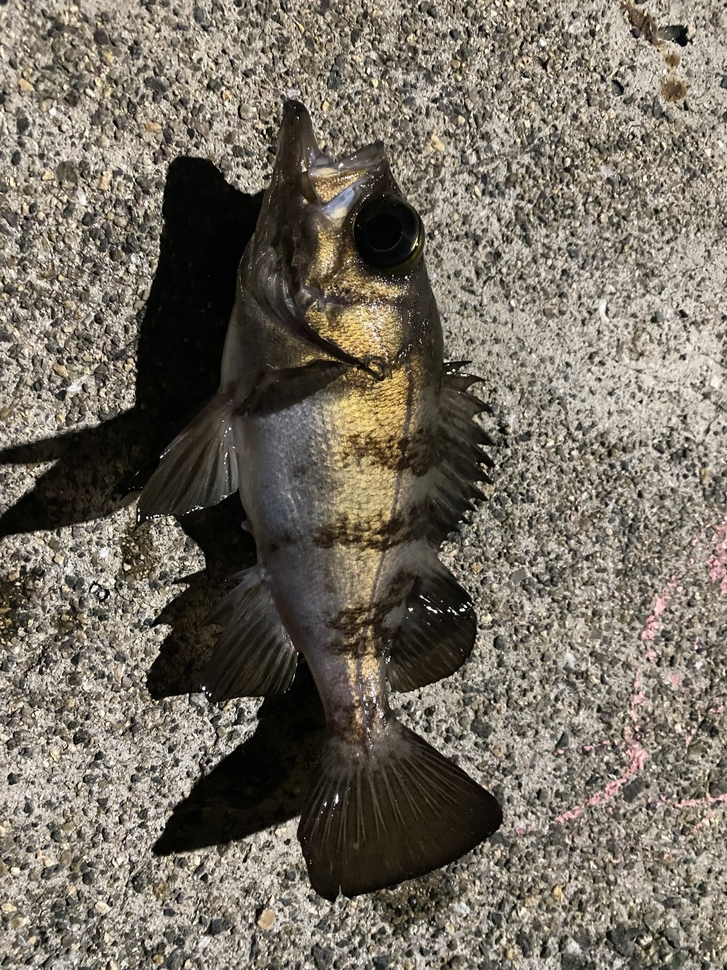
#> input picture IMG_5478.jpeg, 727 x 970 px, shrunk from 3024 x 4032 before the run
$ python test.py
#> lines starting #> are read from the running program, lines starting #| are printed output that depends on the picture; after the words box and inside, x2 and y2 are one past the last pixel; in counts of white or black regions, pixels touching at a corner belong together
import cv2
import numpy as np

#画像の読み込み
img = cv2.imread('IMG_5478.jpeg')
#> img is the input picture: shape (970, 727, 3); mean B, G, R 97.6, 109.4, 116.4

##ガウシアンフィルタによる平滑化
img = cv2.GaussianBlur(img, (9, 9), 0)
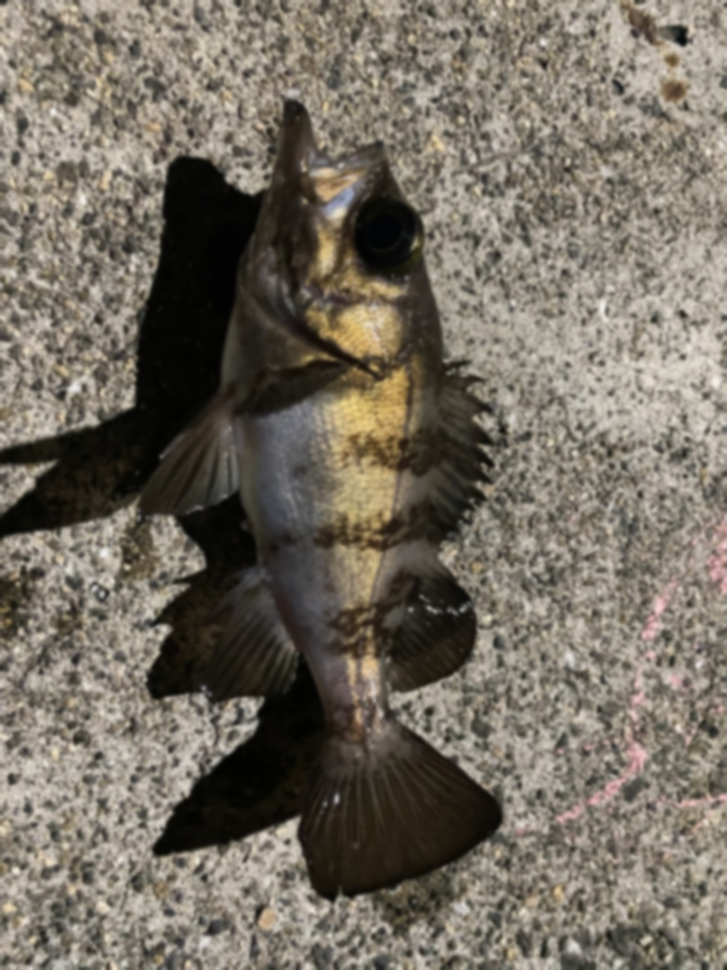
#> img: shape (970, 727, 3); mean B, G, R 97.6, 109.4, 116.4

#画像のHSV変換
hsv = cv2.cvtColor(img, cv2.COLOR_BGR2HSV)
#> hsv: shape (970, 727, 3); mean H, S, V 21.1, 52.2, 116.5

#色相、彩度、明度の範囲を指定
lower_color = np.array([0, 50, 50])
upper_color = np.array([20, 255, 255])

#指定した範囲内の色だけを抽出
mask = cv2.inRange(hsv, lower_color, upper_color)
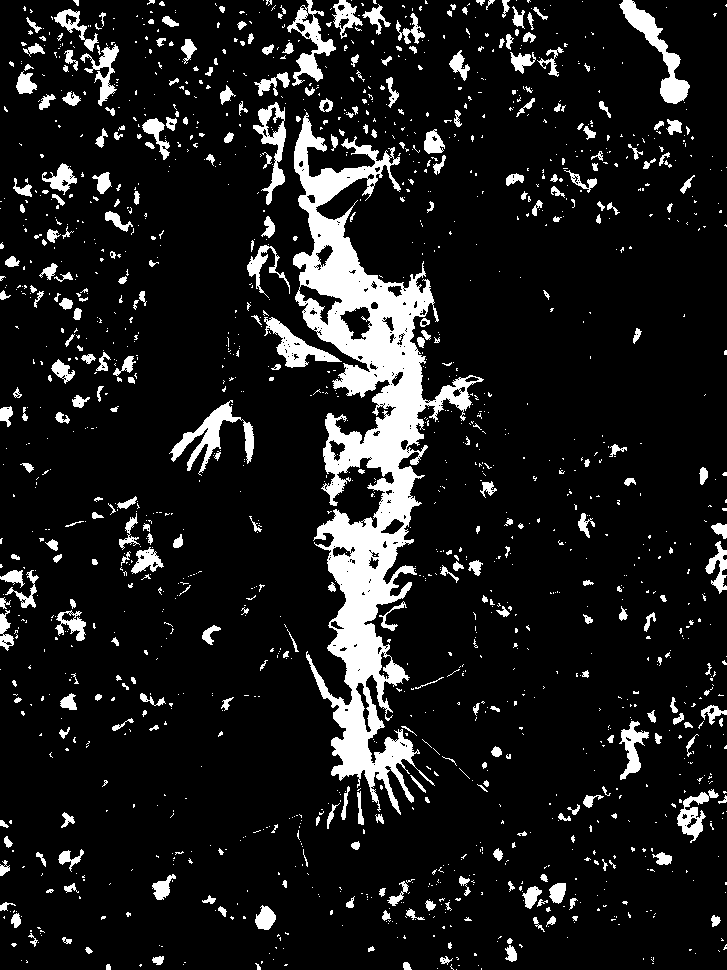
#> mask: shape (970, 727); 11.2% white; 1575 white regions (1233 under 20 px), largest, box (x1, y1, x2, y2) and area: (293, 112, 484, 815) 37539, (619, 0, 690, 104) 1850, (169, 400, 254, 476) 1749

#クロージングによるノイズ除去
kernel = cv2.getStructuringElement(cv2.MORPH_RECT, (5, 5))
mask = cv2.morphologyEx(mask, cv2.MORPH_CLOSE, kernel)
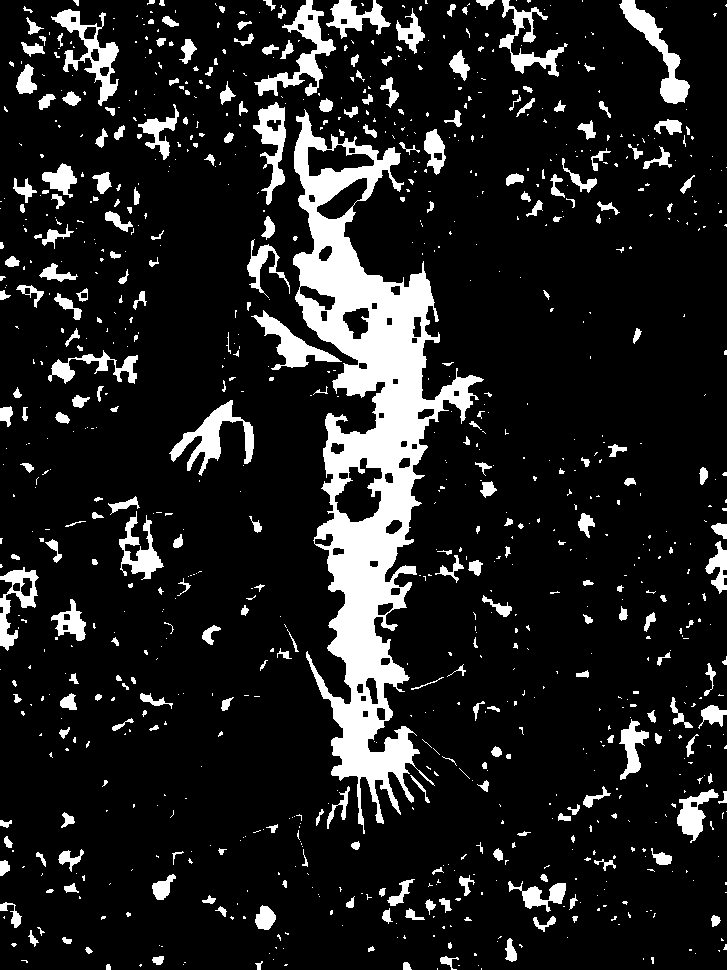
#> mask: shape (970, 727); 13% white; 973 white regions (681 under 20 px)

#輪郭の検出
contours, _ = cv2.findContours(mask, cv2.RETR_LIST, cv2.CHAIN_APPROX_SIMPLE)
#> contours = 1027 contours, 759 with area under 20; largest, box (x1, y1, x2, y2) and area: (293, 109, 484, 834) 48020, (51, 9, 119, 106) 1957, (254, 0, 336, 96) 1916, (334, 457, 383, 523) 1902, (169, 400, 254, 476) 1781

#面積が小さい輪郭を除外
contours = [cnt for cnt in contours if cv2.contourArea(cnt) > 500]
#> contours = 24 contours; largest, box (x1, y1, x2, y2) and area: (293, 109, 484, 834) 48020, (51, 9, 119, 106) 1957, (254, 0, 336, 96) 1916, (334, 457, 383, 523) 1902, (169, 400, 254, 476) 1781

#最大の輪郭を取得
max_contour = max(contours, key=cv2.contourArea)
#> max_contour = contour of 1546 points, box (x1, y1, x2, y2) (293, 109, 484, 834), area 48020

#輪郭の描画
cv2.drawContours(img, [max_contour], -1, (0, 0, 255), 2)

#輪郭の近似
epsilon = 0.01 * cv2.arcLength(max_contour, True)
#> epsilon = 38.19
approx = cv2.approxPolyDP(max_contour, epsilon, True)
#> approx = contour of 20 points, box (x1, y1, x2, y2) (295, 109, 484, 834), area 54978

#最も離れた2点間の座標を取得
dist = 0
for i in range(len(approx)):
    for j in range(i+1, len(approx)):
        temp_dist = np.linalg.norm(approx[i] - approx[j])
        if temp_dist > dist:
            dist = temp_dist
            max_dist_points = [tuple(approx[i][0]), tuple(approx[j][0])]
#> this loop made 20 passes
#> after the loop, dist = 726.5; max_dist_points = [(304, 109), (364, 833)]

#最も離れた2点間の描画
cv2.line(img, max_dist_points[0], max_dist_points[1], (0, 255, 0), 2)
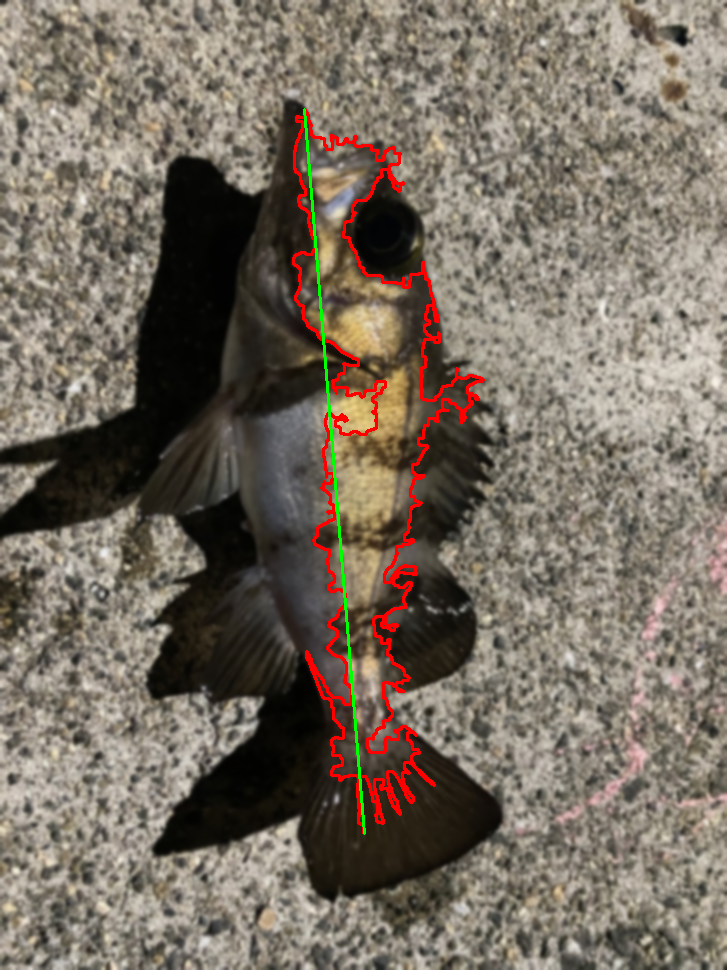
#> img: shape (970, 727, 3); mean B, G, R 96.5, 108.9, 118.9

# 結果の表示
cv2.imshow('result', img)
cv2.waitKey(0)
cv2.destroyAllWindows()

$ run again, with IMG_4933.jpeg copied over IMG_5478.jpeg
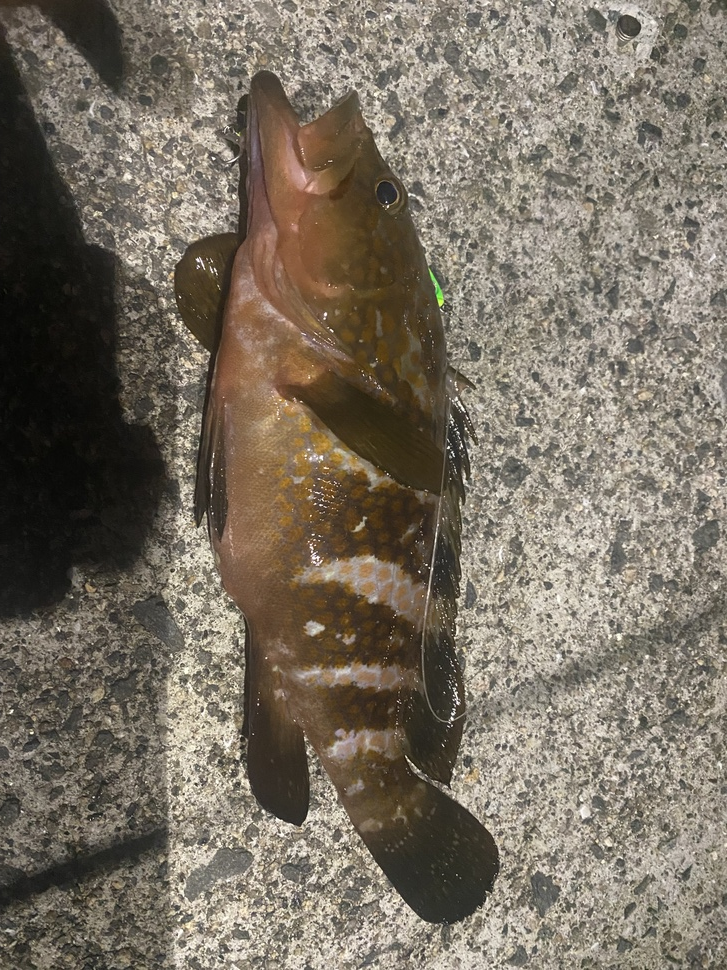
#> input picture IMG_4933.jpeg, 727 x 970 px, shrunk from 3024 x 4032 before the run
#> img is the input picture: shape (970, 727, 3); mean B, G, R 98.5, 111.9, 121
#> hsv: shape (970, 727, 3); mean H, S, V 19.6, 52.8, 121
#> `mask = cv2.morphologyEx(mask, cv2.MORPH_CLOSE, kernel)`:
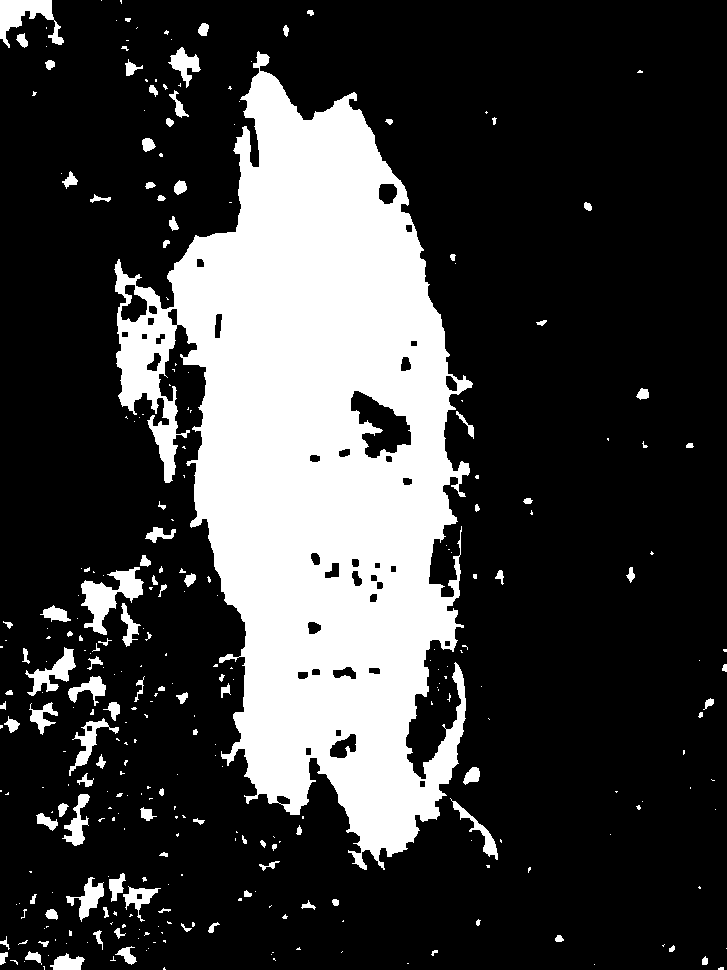
#> mask: shape (970, 727); 24.3% white; 313 white regions (204 under 20 px)
#> `contours, _ = cv2.findContours(mask, cv2.RETR_LIST, cv2.CHAIN_APPROX_S..`: contours = 355 contours, 225 with area under 20; largest, box (x1, y1, x2, y2) and area: (114, 51, 473, 870) 158166, (350, 390, 412, 459) 2268, (81, 567, 144, 635) 1610, (0, 0, 64, 48) 1213, (25, 647, 76, 696) 774
#> `contours = [cnt for cnt in contours if cv2.contourArea(cnt) > 500]`: contours = 10 contours; largest, box (x1, y1, x2, y2) and area: (114, 51, 473, 870) 158166, (350, 390, 412, 459) 2268, (81, 567, 144, 635) 1610, (0, 0, 64, 48) 1213, (25, 647, 76, 696) 774
#> max_contour = contour of 1857 points, box (x1, y1, x2, y2) (114, 51, 473, 870), area 158166
#> epsilon = 46.12
#> approx = contour of 15 points, box (x1, y1, x2, y2) (115, 51, 473, 870), area 168534
#> the loop `for i in range(len(approx)):` made 15 passes
#> after the loop `for i in range(len(approx)):`: dist = 827.6; max_dist_points = [(258, 51), (384, 869)]
#> `cv2.line(img, max_dist_points[0], max_dist_points[1], (0, 255, 0), 2)`:
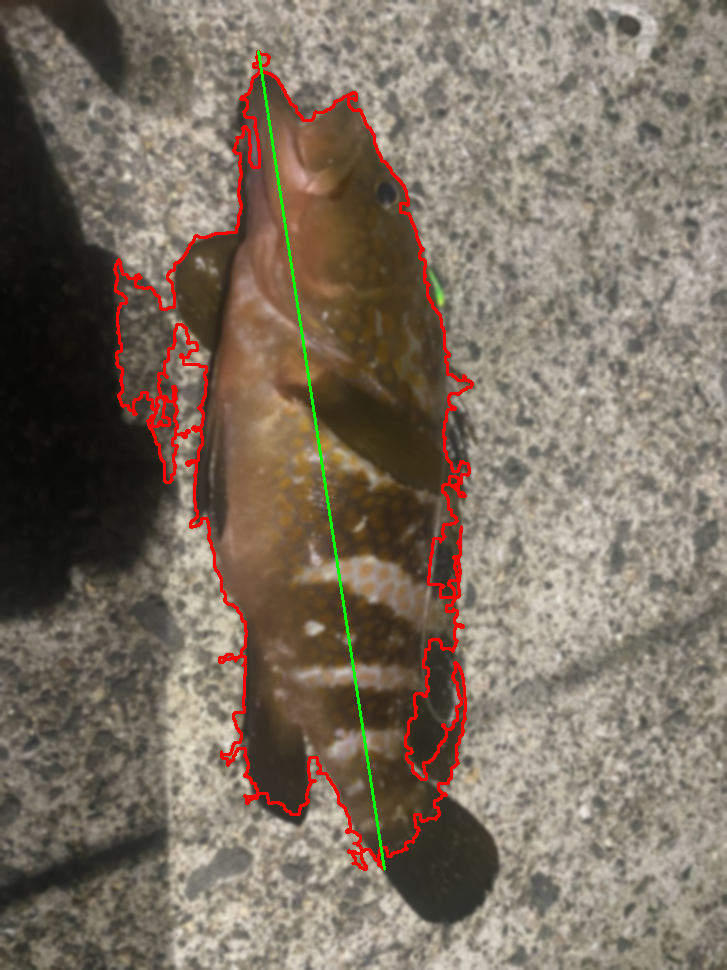
#> img: shape (970, 727, 3); mean B, G, R 96.8, 110.8, 123.7

$ run again, with IMG_5135.jpeg copied over IMG_5478.jpeg
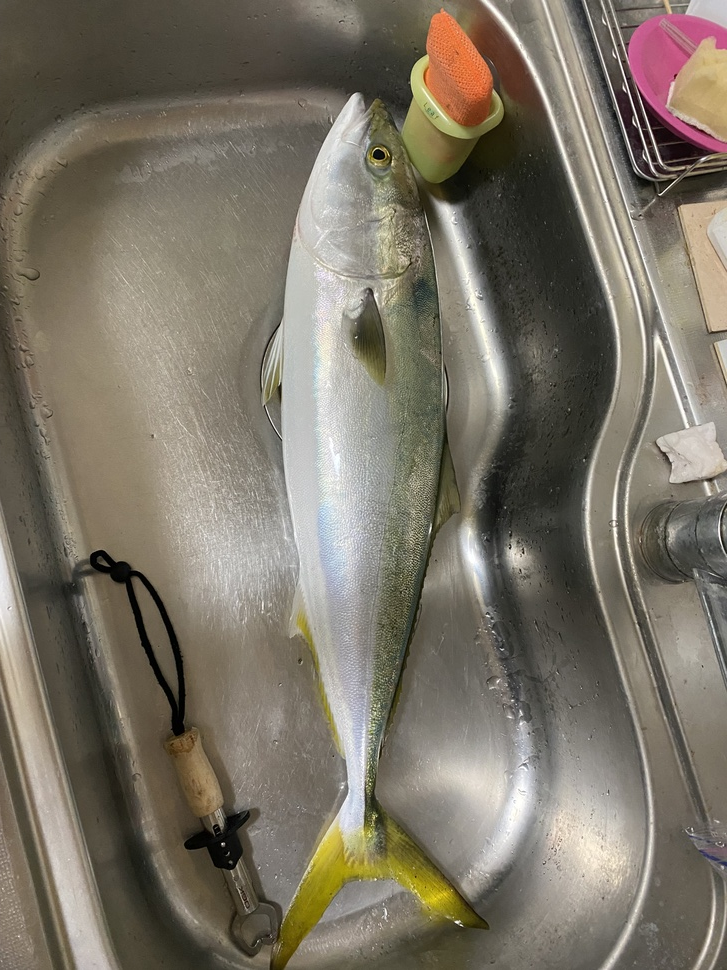
#> input picture IMG_5135.jpeg, 727 x 970 px, shrunk from 3024 x 4032 before the run
#> img is the input picture: shape (970, 727, 3); mean B, G, R 102.4, 115.9, 123
#> hsv: shape (970, 727, 3); mean H, S, V 26.9, 47.3, 123.4
#> `mask = cv2.morphologyEx(mask, cv2.MORPH_CLOSE, kernel)`:
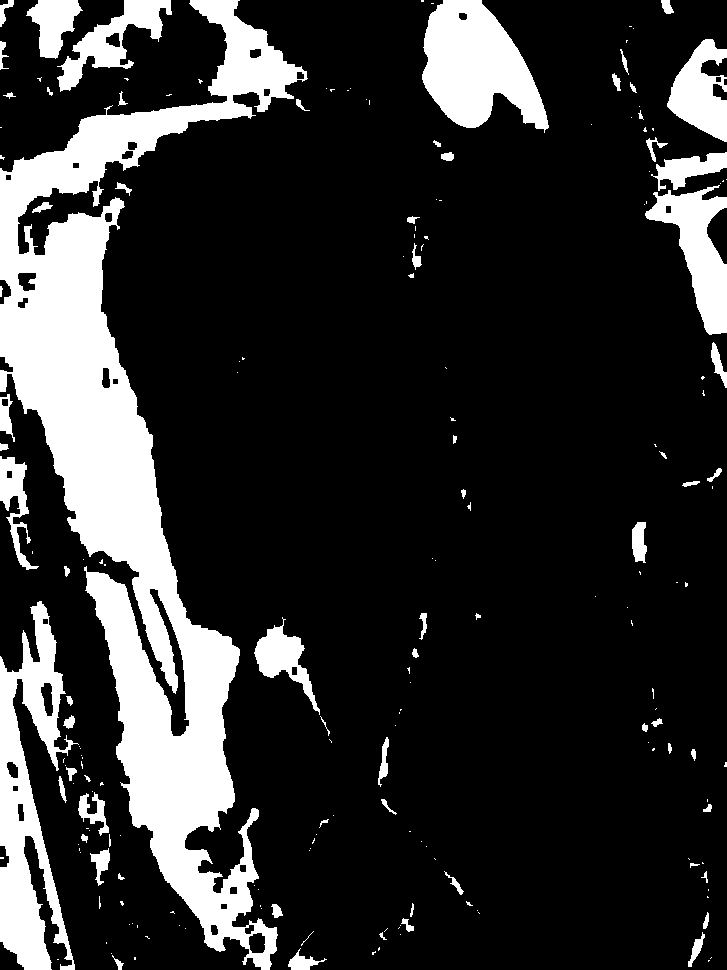
#> mask: shape (970, 727); 18.6% white; 201 white regions (128 under 20 px)
#> `contours, _ = cv2.findContours(mask, cv2.RETR_LIST, cv2.CHAIN_APPROX_S..`: contours = 231 contours, 145 with area under 20; largest, box (x1, y1, x2, y2) and area: (0, 0, 308, 970) 80291, (0, 601, 79, 970) 13139, (422, 0, 549, 133) 10365, (645, 185, 727, 335) 5212, (667, 39, 727, 142) 3466
#> `contours = [cnt for cnt in contours if cv2.contourArea(cnt) > 500]`: contours = 10 contours; largest, box (x1, y1, x2, y2) and area: (0, 0, 308, 970) 80291, (0, 601, 79, 970) 13139, (422, 0, 549, 133) 10365, (645, 185, 727, 335) 5212, (667, 39, 727, 142) 3466
#> max_contour = contour of 2010 points, box (x1, y1, x2, y2) (0, 0, 308, 970), area 80291
#> epsilon = 48.79
#> approx = contour of 17 points, box (x1, y1, x2, y2) (0, 0, 294, 970), area 83712
#> the loop `for i in range(len(approx)):` made 17 passes
#> after the loop `for i in range(len(approx)):`: dist = 972.2; max_dist_points = [(190, 0), (269, 969)]
#> `cv2.line(img, max_dist_points[0], max_dist_points[1], (0, 255, 0), 2)`:
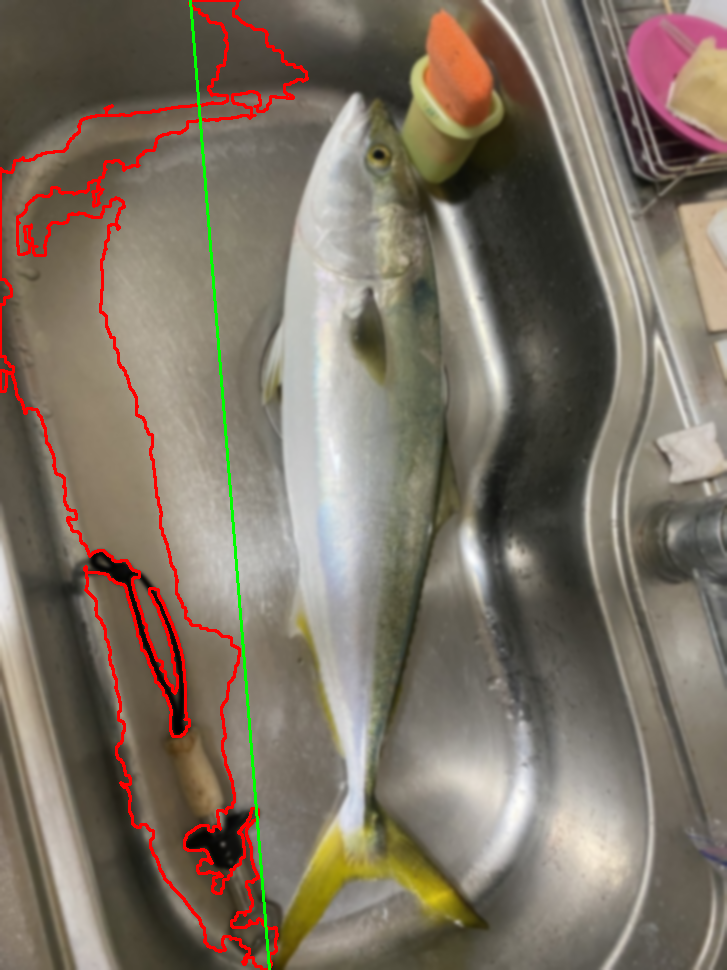
#> img: shape (970, 727, 3); mean B, G, R 100.4, 114.5, 125.7
